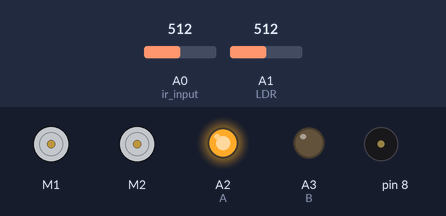
Simulated run of this sketch. Board: Arduino Uno, built with avr-gcc and run on an emulated ATmega328P. On the bench: 2 × DC motor (green arrow = forward, orange = backward, longer = faster), output pins drawn as LEDs (lit = HIGH), buzzer (waves = sounding). Inputs (shaded band) come from the test bench; at power-on: A1 (LDR) = 512, A0 (ir_input) = 512. Random numbers use the default seed unless the sketch sets one.

Above: at 1.3 s.
1.4 s: A1 (LDR) set to 1023
At 2.5 s:
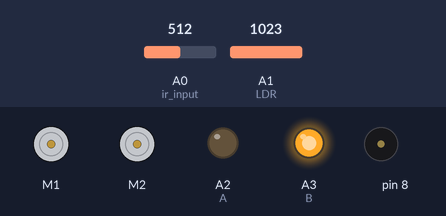
At 7.8 s:
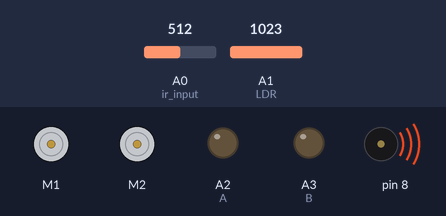
8.1 s: A1 (LDR) set to 980
12.8 s: A1 (LDR) set to 959
At 17.7 s:
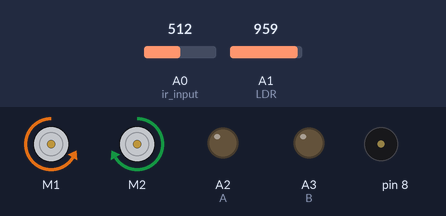
24.0 s: A1 (LDR) set to 900
Timing chart, 0 to 36.2 s (numbered marks = the images above; inputs shaded):
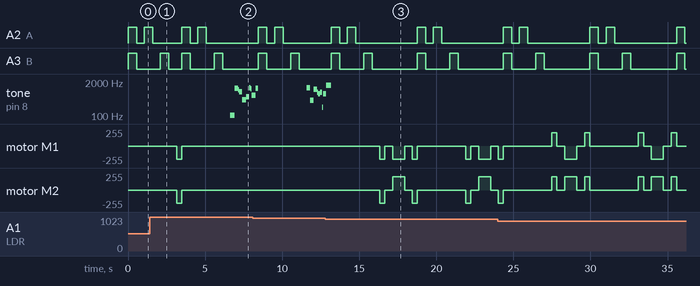

Measured:
- the behaviour switches between 968 and 967 on A1 (LDR) (found by bisection; images 2 and 3)
- after the input at 1.4 s, tone on pin 8: plays 107 Hz for 0.30 s, 1173 Hz for 0.21 s, 1030 Hz for 0.07 s, 844 Hz for 0.18 s, 423 Hz for 0.26 s, 540 Hz for 0.22 s … (9 notes in this stretch), starting after 5.2 s
- after the input at 12.8 s, motor M1: stopped → backward 200/255 after 3.5 s, → stopped 0.34 s later, → backward 200/255 0.50 s later, → stopped 0.77 s later, … (10 changes in this stretch); motor M2: stopped → backward 200/255 after 3.5 s, → stopped 0.34 s later, → forward 200/255 0.50 s later, → stopped 0.77 s later, … (10 changes in this stretch)
- by itself, A2 (A): repeats every 5.6 s: LOW 0.50 s, HIGH 0.55 s, LOW 4.0 s, HIGH 0.55 s
- by itself, A3 (B): repeats every 5.6 s: LOW 1.6 s, HIGH 0.55 s, LOW 3.0 s, HIGH 0.55 s

The sketch:

Mbot_final_code.ino
```cpp
#include "MeMCore.h" // reference from https://github.com/Makeblock-official/Makeblock-Libraries

MeLineFollower lineFinder(PORT_1); // linefollower sensor connected to port 1
MeUltrasonicSensor ultraSensor(PORT_2); // ultrasonic sensor connected to port 2

MeDCMotor motor1(M1);// left motor connected to M1
MeDCMotor motor2(M2);// right motor connected to M1

int lineSensor; //input for linesensor
int ir_val; //input value for ir
float dist; // input for ultrasonic sensor
float ir_dist; // input for calculated ir distance


uint8_t motorSpeed = 200; // motor speed when moving forward and turing left and right 90 degree
uint8_t slow_speed = 70; // speed for the the side of the motor which the robot is turing while trying to maintain a straight path
uint8_t fast_speed = 150; //speed for the the side of the motor which the robot is too close to the wall
int right_forward_delay = 770; // time required for robot to move forward to reach next grid in between the successive right turns
int left_forward_delay = 790; // time required for robot to move forward to reach next grid in between the successive left turns
int left_turn_delay = 328; // time required for left turn to complete
int right_turn_delay = 335; // // time required for left turn to complete
int turn_180_delay = right_turn_delay * 2; // time required for 180 degree turn to complete

int ir_count = 0;
int base_ir;
int ir_input = A0; //port 4 s1
int color_input = A1; // port 4 s2
int A = A2; // port 3 s1
int B = A3; //port 3 s2

// Define time delay before the next RGB colour turns ON to allow LDR to stabilize
#define RGBWait 500 //in milliseconds

// Define time delay before taking another LDR reading
#define LDRWait 10 //in milliseconds

#define LDR 1  //LDR sensor pin at A1 // Port 4 S2
#define LED 13  //Check Indicator to signal Calibration Completed
//placeholders for colour detected
int red = 0;
int green = 0;
int blue = 0;

//floats to hold colour arrays
float colourArray[] = {0, 0, 0}; // float for R G B value for colour detected
float whiteArray[] = {986, 980, 970}; // float for maximum average possible readings for r,g and b
float blackArray[] = {853.00, 729, 654}; //float for minimum average possible readings for r,g and b
float greyDiff[] = {133, 251, 316}; // float for maximum possible range

char colourStr[3][5] = {"R = ", "G = ", "B = "};

// For sound at the exit
MeBuzzer buzzer;
char i;
int note, duration;

void setup() {
  // put your setup code here, to run once:

  Serial.begin(9600); //begin serial communication

  pinMode(A, OUTPUT);
  pinMode(B, OUTPUT);
  //setBalance();  //calibration to obtain grey diff for colour sensor before the actual run

}

void loop() {
  lineSensor = lineFinder.readSensors(); // read inputs from line sensors
  record_baseline_voltage(); // record baseline voltage when emitter is turned off every 10 loops

  if (lineSensor == S1_IN_S2_IN)// both sensors detect black_line.
  {
    motor_stop();
    read_ldr(); // obtain value for r,g and b respectively
    execute_turn(); // differentiate the colour based on r,g,b values and execute instruction
  }
  else
  {
    turn_off_led(); //turn on ir emitter.
    ir_val = analogRead(ir_input) ; // ir_input is A0;
    dist = ultraSensor.distanceCm(); // read the input from ultrasonic sensor
    ir_dist = calc_ir_dist(ir_val - base_ir); // calcuate distance detected by IR after taking into account of ambient light

    if (dist > 25) { // ultrasonic detects empty wall, use ir to maintain straight path
      if (ir_dist < 6.5) { //ir detects mbot close to right side of the wall
        turn_left_slowly(); // move left
      }
      else if (ir_dist > 10.5 && ir_dist < 11.5) { //ir detects mbot close to left side of the wall
        turn_right_slowly(); //move left
      }
      else {
        move_forward(); // both side detects no wall, move forward
      }
    }
    else if (dist < 7) {  // ultrasonic detects mbot close to left side of the wall
      turn_right_slowly();// move right
    }
    else { //ultrasonic detects mbot close to right side of the wall
      turn_left_slowly(); // move left
    }
  }
}


float calc_ir_dist(int input) // calculate distance detected by the ir using equation obtained
{
  float output = 0.00009 * input * input - 0.0969 * input + 29.745;
  return output;
}

void record_baseline_voltage() // record base line voltage every 10 loops
{
  if (ir_count == 0)
  {
    turn_on_led(1);// turn off ir emitter
    base_ir = analogRead(ir_input); // record baseline voltage
  }
  else if (ir_count == 9) // if is 9, restart the cycle.
  {
    ir_count = 0;
  }
  else //else add 1 each time
  {
    ir_count += 1;
  }
}

void execute_turn() // detects colour and turns acoordingly
{
  if (colourArray[0] > 220) // red, orange and purple has red vlaue higher than 220.
  {
    if (colourArray[1] > 230 && colourArray[2] > 230) // white has green and blue value higher than 230.
    {
      // robot detects white: stops moving and plays a celebratory tone
      motor_stop();
      play_tune();
    }
    else if (colourArray[1] > 90) //green value of orange is much higher than 90
    {
      turn_180(); //detects orange, turn 180 degree
    }
    else //green value of red is much less than 90
    {
      turn_left(0); // detects red: turn left
    }
  }
  else if (colourArray[1] > 195) //separate blue and green from purple
  {
    if (colourArray[2] > colourArray[1]) // blue value higher than green value for blue
    {
      successive_right_turns(); //detects blue: two successive right turns
    }
    else //detects green
    {
      turn_right(0);
    }
  }
  else if (colourArray[0] < 205 && colourArray[1] < 205) // both green and blue value of purple are much lower than 205
  {
    successive_left_turns(); //detects purple: two successive left turns
  }
  else
  {
    read_ldr(); //colour is not confirm, recheck the rgb reading to determine the colour again
  }
}

void read_ldr()
{
  //turn on one colour at a time and LDR reads 5 times
  for (int c = 0; c <= 2; c++)
  {
    turn_on_led(c);  //turn ON the LED, red, green or blue, one colour at a time.
    delay(RGBWait);

    //get the average of 5 consecutive readings for the current colour and return an average
    colourArray[c] = getAvgReading(5);

    //the average reading returned minus the lowest value divided by the maximum possible range,
    //multiplied by 255 will give a value between 0-255, representing the value for the
    //current reflectivity (i.e. the colour LDR is exposed to)
    colourArray[c] = (colourArray[c] - blackArray[c]) / (greyDiff[c]) * 255;
    turn_off_led(); //turn off the current LED colour
    delay(RGBWait); //time delay before the next RGB colour turns ON to allow LDR to stabilize
  }
}

int getAvgReading(int times)  //find the average reading for the requested number of times of scanning LDR
{
  int reading;
  int total = 0;
  //take the reading as many times as requested and add them up
  for (int i = 0; i < times; i++)
  {
    reading = analogRead(LDR);
    total = reading + total;
    delay(LDRWait);
  }
  //calculate the average and return it
  return total / times;
}

void turn_off_led() // turn off led and enable ir emitter
{
  digitalWrite(B, LOW);
  digitalWrite(A, LOW);
}

void turn_on_led(long i) // turn on led and disable ir emitter
{
  if (i == 0) // turn on red led
  {
    digitalWrite(B, HIGH);
    digitalWrite(A, HIGH);
  }
  else if (i == 1) // turn on green led
  {
    digitalWrite(A, HIGH);
    digitalWrite(B, LOW);
  }
  else // turn on blue led
  {
    digitalWrite(B, HIGH);
    digitalWrite(A, LOW);
  }
}

void turn_left_slowly() // right motor moves faster than right motor, turn right while moving forward
{
  motor1.run(-slow_speed);
  motor2.run(fast_speed);
}

void turn_right_slowly() // left motor moves faster than right motor, turn right while moving forward
{
  motor1.run(-fast_speed);
  motor2.run(slow_speed);
}


void move_forward() // motor moves forward
{
  motor1.run(-motorSpeed);
  motor2.run(motorSpeed);
}

void turn_left(int num) // execute left turn with param[in] num to accomdate for the different time reuqired to complete a left turn
{
  motor1.run(motorSpeed);
  motor2.run(motorSpeed);
  delay(left_turn_delay + num);
  motor_stop();
}

void turn_right(int num) // execute right turn with param[in] num to accomdate for the different time reuqired to complete a right turn
{
  motor1.run(-motorSpeed);
  motor2.run(-motorSpeed);
  delay(right_turn_delay + num);
  motor_stop();
}

void turn_180() // execute 180 degree turn within the same grid
{
  motor1.run(-motorSpeed);
  motor2.run(-motorSpeed);
  delay(turn_180_delay);
  motor_stop();
}


void successive_left_turns() // execute two successive right-turns in two grids
{
  turn_left(0);
  delay(500);
  move_forward();
  delay(left_forward_delay);
  motor_stop();
  delay(500);
  turn_left(20);

}

void successive_right_turns() // execute two successive left-turns in two grids
{
  turn_right(0);
  delay(500);
  move_forward();
  delay(right_forward_delay);
  motor_stop();
  delay(500);
  turn_right(-10);
}

void motor_stop() // stop the robot
{
  motor1.stop();
  motor2.stop();
}

void play_tune() // plays the tune required when detecting white after stopping in front of black paper
{                // Reference from mBot lecture by Prof Ravi
  for (i = 0; i < 10; i ++)
  {
    note = random(100, 1500); // Freq range of numbers
    duration = random(50, 300); // Duration for each notes
    buzzer.tone(note, duration);
  }
}

void setBalance(){ //Reference from Week 9 Studio 1 colour sensor code by Dr Henry Tan
//set white balance
  Serial.println("Put White Sample For Calibration ...");
  delay(5000);           //delay for five seconds for getting sample ready
  digitalWrite(LED,LOW); //Check Indicator OFF during Calibration
//scan the white sample.
//go through one colour at a time, set the maximum reading for each colour -- red, green and blue to the white array
  for(int i = 0;i<=2;i++){
     turn_on_led(i);
     delay(RGBWait);
     whiteArray[i] = getAvgReading(5); //scan 5 times and return the average,
     turn_off_led();
     delay(RGBWait);
  }
//done scanning white, time for the black sample.
//set black balance
  Serial.println("Put Black Sample For Calibration ...");
  delay(5000);     //delay for five seconds for getting sample ready
//go through one colour at a time, set the minimum reading for red, green and blue to the black array
  for(int i = 0;i<=2;i++){
     turn_on_led(i);
     delay(RGBWait);
     blackArray[i] = getAvgReading(5);
     turn_off_led();
     delay(RGBWait);
//the differnce between the maximum and the minimum gives the range
     greyDiff[i] = whiteArray[i] - blackArray[i];
  }
//delay another 5 seconds for getting ready colour objects
  Serial.println("Colour Sensor Is Ready.");
  print_calibration(); // print to the serial monitor the set of white, black and grey for each led
}

void print_calibration() //print the maximum, least possible value and range of value for each led to the serial monitor
{
  for (int i = 0; i < 3; i += 1)
  {
     Serial.print("whiteArray: ");
     Serial.print(whiteArray[i]);
     Serial.print(" blackArray: ");
     Serial.print(blackArray[i]);
     Serial.print(" greyDiff: ");
     Serial.println(greyDiff[i]);
  }
}
```
